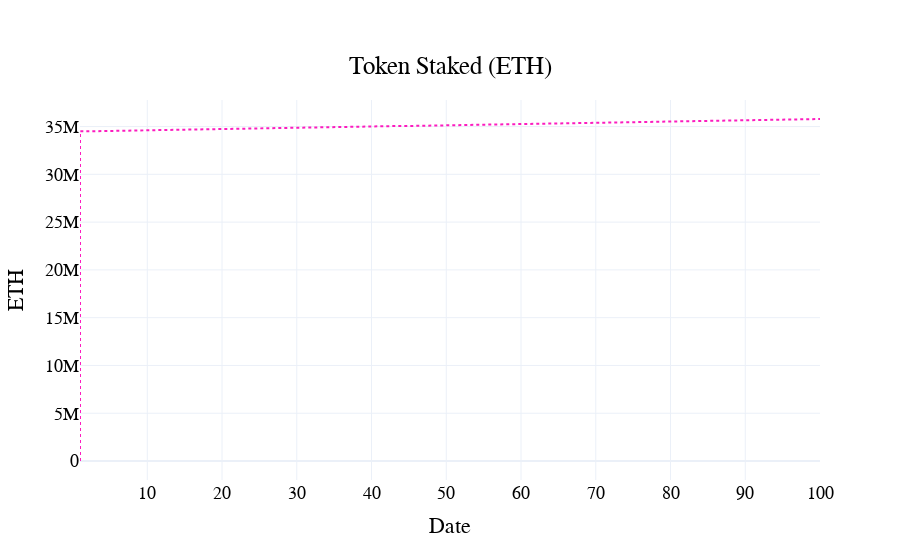

The notebook cell this image was saved under:
### Code cell
visualizations.plot_total_staked(
    df,
    scenario_names={
    0: "normal",
}
)

### Figure 1 — Plotly figure (JSON) as saved in the notebook; plotly's stock layout.template omitted (floating-point values rounded to 4 significant figures; data arrays with more than 128 entries replaced by an {"elided": "..."} marker saying what was removed)
{"data": [{"line": {"color": "#FC1CBF", "dash": "dot"}, "name": "normal", "type": "scatter", "x": {"elided": "600 int values"}, "y": {"elided": "600 float values"}}], "layout": {"font": {"color": "black", "family": "Arial", "size": 18}, "hovermode": "x unified", "legend": {"font": {"color": "black", "size": 18}, "orientation": "h", "x": 0.5, "xanchor": "center", "y": -0.4, "yanchor": "bottom"}, "paper_bgcolor": "rgba(255, 255, 255, 1)", "plot_bgcolor": "rgba(255, 255, 255, 1)", "title": {"text": "Token Staked (ETH)", "x": 0.5, "xanchor": "center", "y": 0.9, "yanchor": "top"}, "xaxis": {"title": {"text": "Date"}}, "yaxis": {"title": {"text": "ETH"}}}}
